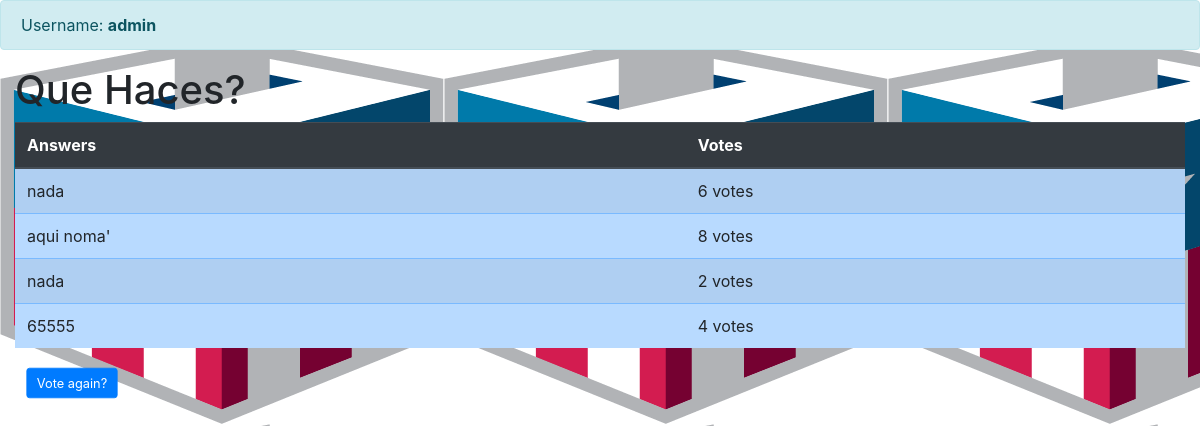
Screenshot of /polls/2/results/ (signed in) with the database file from the repository.
### polls/models.py (models this page shows, shortened)
class Question(models.Model):
    question_text = models.CharField("Question", max_length=200, unique=True)
    question_img = models.ImageField("Img", upload_to="images/", null=True)
    pub_date = models.DateTimeField("Date Published")
    def was_published_recently(self):
        now = timezone.now()
        return now - timedelta(days=1) <= self.pub_date <= now
    was_published_recently.admin_order_field = "pub_date"
    was_published_recently.boolean = True
    was_published_recently.short_description = "Published recently?"

class Choice(models.Model):
    question = models.ForeignKey(Question, on_delete=models.CASCADE)
    choice_text = models.CharField("Choice", max_length=200)
    votes = models.IntegerField("Votes", default=0)

### polls/views.py (the view)
# urls.py: path("<int:pk>/results/", views.ResultsView.as_view(), name="results"),
class ResultsView(DetailView):
    model = Question
    template_name = "polls/results.html"

### polls/views.py (called while the page is built)
    def get_queryset(self):
        return Question.objects.filter(pub_date__lte=timezone.now())

### polls/templates/polls/results.html
{% extends 'polls/base.html' %}
{% block contenido %}
    {% if user.is_authenticated %}
        <div class="alert alert-info alert-dismissible fade show">
            Username: <strong>{{ user.username }} </strong>
        </div>
        <div class="container-fluid">
        <h1>{{ question.question_text }}</h1>
        <table class="table table-primary table-striped">
            <thead class="thead-dark">
                <tr>
                    <th> Answers </th>
                    <th> Votes </th>
                </tr>
            </thead>
            <tbody>
                {% for choice in question.choice_set.all %}
                <tr>
                <td> {{ choice.choice_text }} </td>
                <td> {{ choice.votes }} vote{{ choice.votes|pluralize }} </td>
                </tr>
                {% endfor %}
            </tbody>
        </table>
        <a class="btn btn-primary" href="{% url 'polls:detail' question.id %}"> Vote again? </a>
        </div>
    {% else %}
        <div class="alert alert-info alert-dismissible fade show">
            <button type="button" class="close" data-dismiss="alert">&times;</button>
            <strong>Welcome new user! </strong>. Please <a href="{% url 'polls:login' %}">log in. </a>
        </div>
    {% endif %}
{% endblock %}

### polls/static/polls/style.css (style rules this page uses)
body { background: white url("images/background.png"); }
a.btn { -webkit-transform: scale(0.8); -moz-transform: scale(0.8); -o-transform: scale(0.8); -webkit-transition-duration: 0.5s; -moz-transition-duration: 0.5s; -o-transition-duration: 0.5s; }

### rows the page displays
Question: question_text "Que Haces?"
Choice: choice_text "nada", votes "6"
Choice: choice_text "aqui noma'", votes "8"
Choice: choice_text "nada", votes "2"
Choice: choice_text "65555", votes "4"

### other values shown
{{ user.username }} "admin"
